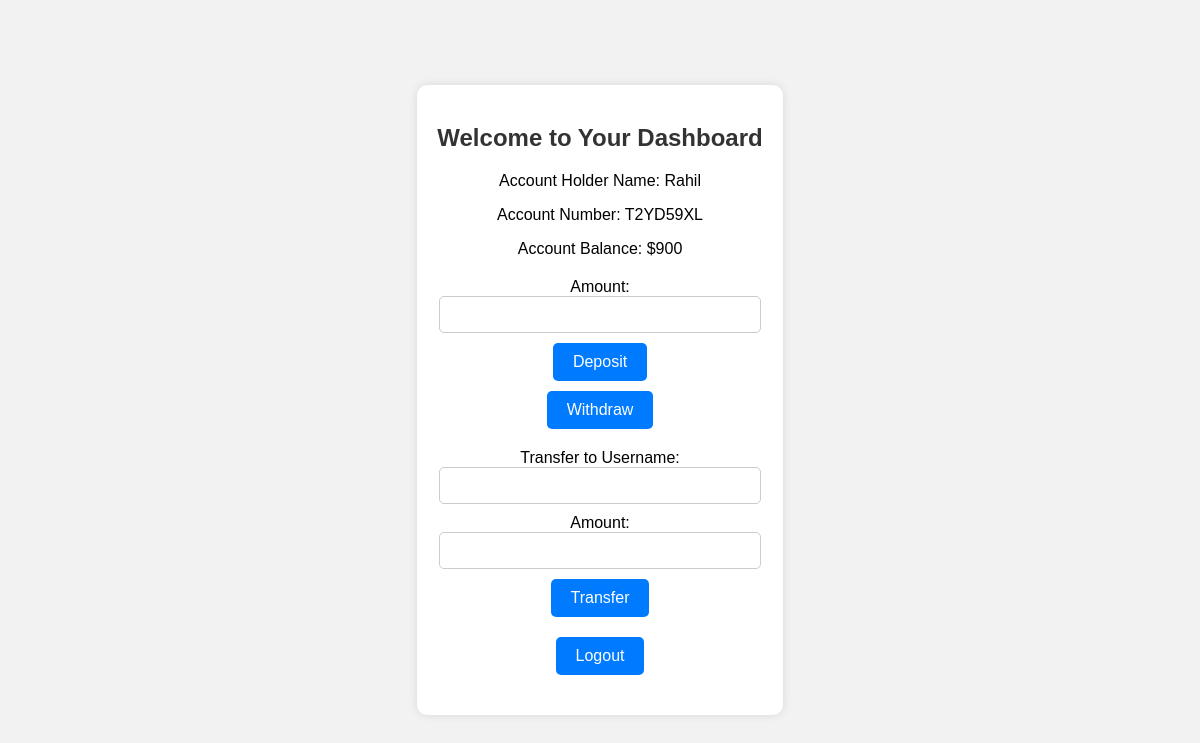
/dashboard (signed in), run on an earlier commit of the app's database.
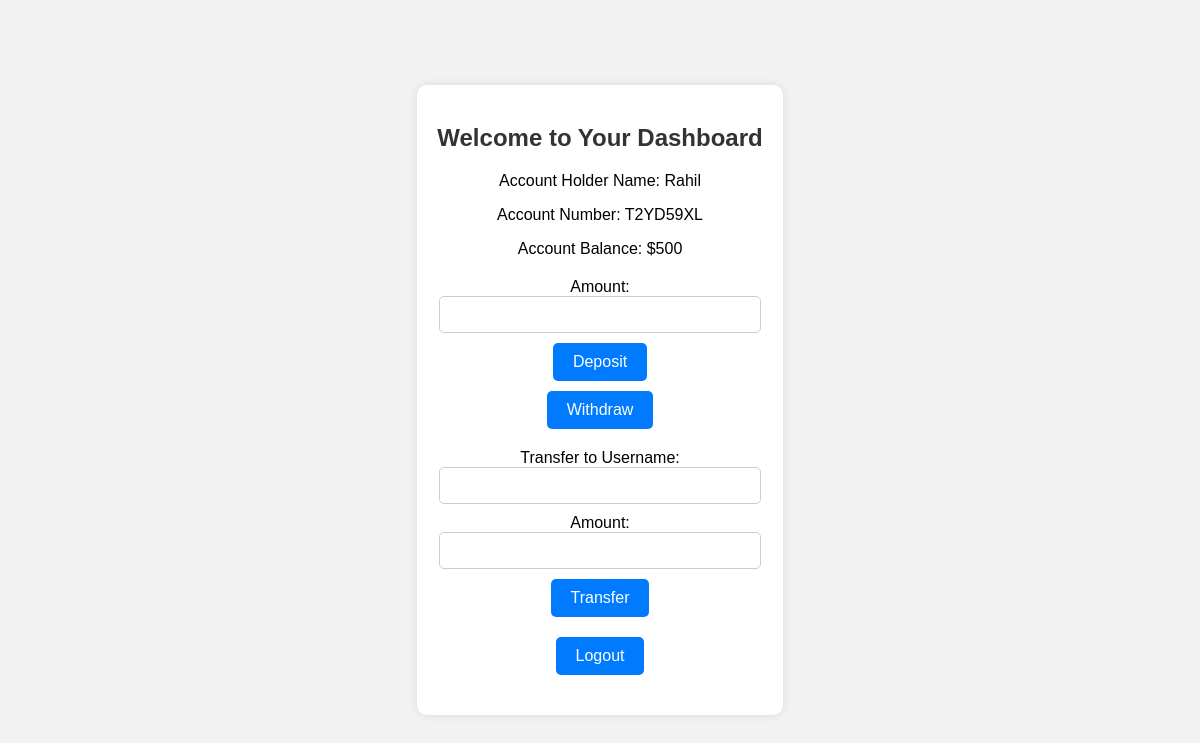
And on a later commit of the database.
### tables this page shows
CREATE TABLE users(
                    id INTEGER PRIMARY KEY AUTOINCREMENT,
                    username TEXT UNIQUE NOT NULL,
                    password TEXT NOT NULL,
                    account_number TEXT UNIQUE NOT NULL,
                    balance NUMERIC DEFAULT 0);

### app.py (the view, shortened to what this page needs)
@app.route("/dashboard", methods = ["GET", "POST"])
def dashboard():
    user_id = session.get("user_id")
    if user_id == None:
        redirect ("/")
    user = db.execute("SELECT * FROM users WHERE id = ?", user_id)[0]
    return render_template("dashboard.html", user = user)

### templates/dashboard.html (shortened to what this page needs)
<!DOCTYPE html>
<html lang="en">
<head>
</head>
<body>
    <div class="container">
        <h2>Welcome to Your Dashboard</h2>
        <div class="info-container">
            <p>Account Holder Name: {{ user.username }}</p>
            <p>Account Number: {{ user.account_number }}</p>
            <p>Account Balance: ${{ user.balance }}</p>
        </div>
        <form action="/dashboard" method="post">
            <label for="amount">Amount:</label>
            <input type="number" id="amount" name="amount" required>
            <button type="submit" name="action" value="deposit">Deposit</button>
            <button type="submit" name="action" value="withdraw">Withdraw</button>
        </form>
        <form action="/dashboard" method="post">
            <label for="to_username">Transfer to Username:</label>
            <input type="text" id="to_username" name="to_username" required>
            <label for="transfer_amount">Amount:</label>
            <input type="number" id="transfer_amount" name="transfer_amount" required>
            <button type="submit" name="action" value="transfer">Transfer</button>
        </form>
        <form action="/logout" method="post">
            <button type="submit">Logout</button>
        </form>
    </div>
</body>
</html>

What changed in the data, as far as the page shows it:
changed users "Rahil": balance "900" → "500"
